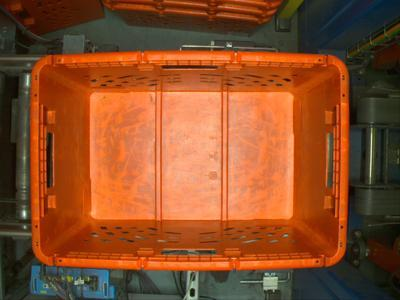
#> input picture data/clean/DT4650596_1522610310977.jpg, 400 x 300 px; its folder holds only this picture in this run
$ jupyter execute --allow-errors 'Обработка на данните.ipynb'
#> lines starting #> are read from the running program, lines starting #| are printed output that depends on the picture; after the words box and inside, x2 and y2 are one past the last pixel; in counts of white or black regions, pixels touching at a corner belong together
Първото, с което ще започнем, е преработване на размера на снимките. Това е техническо изискване, защото вероятно ще изпозлваме модели на tensotflow. Желаният размер е 400 х 300 (широчина х височина). Реализацията е изключително лесна:

[cell 1]
import os
from PIL import Image

def img_resize(path, width, height):

#> called with width = 400, height = 300
	image = Image.open(path)
#> image is the input picture: PIL image 400x300 RGB; mean R, G, B 138.2, 76.6, 40.4

	image = image.resize((width, height))

	image.save(path)

	image.close()

def dir_img_resize(dir, width, height):

	files_names_list = os.listdir(dir)

	for file_name in files_names_list:

		path = dir + file_name

		img_resize(path, width, height)

		print(path) # debug


dir_img_resize("../data/clean/", 400, 300)

#> (the rest of this cell did not finish here and is left out)


dir_img_resize("../data/borderline/", 400, 300)

В снимките, с които разполагаме, има много цветове, което е неудобно за нас. Нашата задача налага фокус само и единствено върху щайгата в снимката, не ни интересува пространството около щайгата. В идеална среда, снимката ще обхваща само щайгата и нищо друго, но в случая, трябва да намерим начин да я изолираме от останалата час от снимката. Ето как изглежда една снимка:

[cell 2]
import os
import matplotlib.image
import matplotlib.pyplot

clean_container = matplotlib.image.imread("../data/clean/" + os.listdir("../data/clean/")[0])

matplotlib.pyplot.imshow(clean_container)

matplotlib.pyplot.axis("off")

matplotlib.pyplot.show()

Забелязва се, че изолирането на щайгата може да се реализира чрез анализ на цветовете на пикселите в снимката. Поради удобства, които ще станат очевидни след малко, ще използваме hsv(hue, saturation, value) формат вместо да разглеждаме rgb.

[cell 3]
import os
import matplotlib.pyplot
import cv2
import numpy

def image_hsv_plot(image_path):

    clean_container = cv2.imread(image_path)

    clean_container_hsv = cv2.cvtColor(clean_container, cv2.COLOR_BGR2HSV) # BGR is RGB
#> clean_container_hsv: shape (300, 400, 3); mean H, S, V 24.5, 167.4, 141.3

    # display the channels

    # hue channel

    hue_image = matplotlib.pyplot.imshow(clean_container_hsv[:, :, 0], "hsv") # let's keep adding new syntax

    matplotlib.pyplot.title("Hue", fontsize = 20)

    matplotlib.pyplot.axis("off")

    matplotlib.pyplot.colorbar(hue_image)

    matplotlib.pyplot.show()
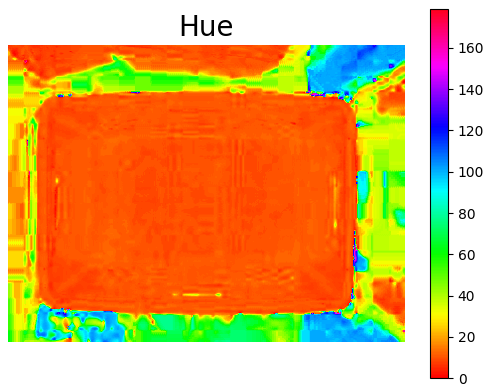
#> figure drawn by matplotlib, 2 panels

    # saturation channel

    saturation_image = matplotlib.pyplot.imshow(clean_container_hsv[:, :, 1], "gray")

    matplotlib.pyplot.title("Saturation", fontsize = 20)

    matplotlib.pyplot.axis("off")

    matplotlib.pyplot.colorbar(saturation_image)

    matplotlib.pyplot.show()
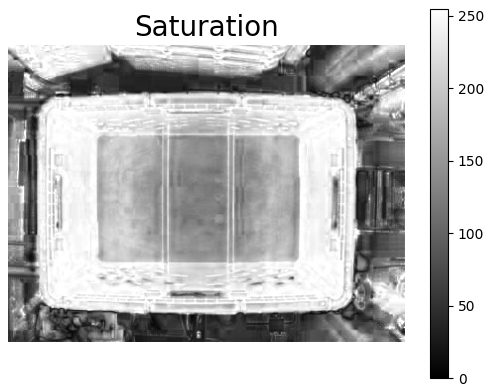
#> figure drawn by matplotlib, 2 panels

    # value channel

    value_image = matplotlib.pyplot.imshow(clean_container_hsv[:, :, 2], "gray")

    matplotlib.pyplot.title("Value", fontsize = 20)

    matplotlib.pyplot.axis("off")

    matplotlib.pyplot.colorbar(value_image)

    matplotlib.pyplot.show()
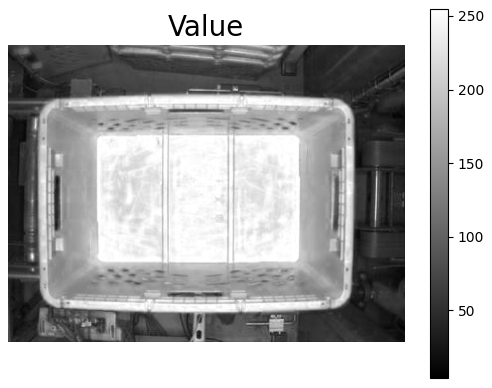
#> figure drawn by matplotlib, 2 panels

image_hsv_plot("../data/clean/" + os.listdir("../data/clean/")[0])

Предимството, което hsv форматът ни предоставя, е възможността да извлечем наситеността на светлината във снимката. Точно над зоната, в която може да има замърсявания, е поставена лампа, и тя свети най - ярко там. Това може да се забележи в снимките горе. Сега освен по цвят, може да изолираме обекти и по това колко са осветени. На база данните, които имаме, можем да съставим маска, чрез която ще направим изолацията и ще изолираме щайгата:

[cell 4]
import os
import matplotlib.pyplot
import cv2
import numpy

# returns image
def container_isolate(image_path):

    container = cv2.imread(image_path)

    container_hsv = cv2.cvtColor(container, cv2.COLOR_BGR2HSV)

    hue = (container_hsv[:, :, 0] < 100) * (container_hsv[:, :, 0] > 3)

    saturation = (container_hsv[:, :, 1] > 70)

    value = (container_hsv[:, :, 2] > 120)

    mask = saturation * value * hue

    container_hsv[:, :, 0] *= mask

    container_hsv[:, :, 1] *= mask

    container_hsv[:, :, 2] *= mask

    container = cv2.cvtColor(container_hsv, cv2.COLOR_HSV2RGB)

    return container

dir_name = "../data/clean/"

files_names = os.listdir(dir_name)

#> (the rest of this cell did not finish here and is left out)

След много опити се установи, че тези стойности най - безопасно изолират контейнера в голямо количество от снимките.
Вече може да се забележи как задачата ни става все по - проста. Следващата стъпка на опростяване е свеждане на снимката до контури, които после може да анализираме.

[cell 5]
import os
import matplotlib.pyplot
import cv2
import numpy

# returns rgb
def container_isolate(image_path):

    image = cv2.imread(image_path)

    image_hsv = cv2.cvtColor(image, cv2.COLOR_BGR2HSV)

    hue = (image_hsv[:, :, 0] < 100) * (image_hsv[:, :, 0] > 3)
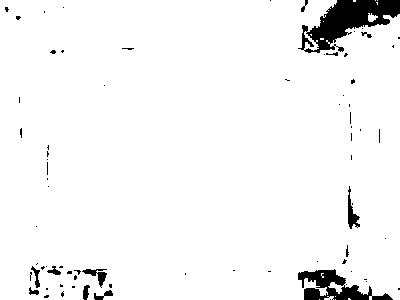
#> hue: shape (300, 400) bool; 95.8% white; 75 black regions (62 under 20 px), largest, box (x1, y1, x2, y2) and area: (298, 0, 400, 53) 2515, (298, 269, 393, 300) 1289, (348, 186, 360, 229) 208

    saturation = (image_hsv[:, :, 1] > 70)
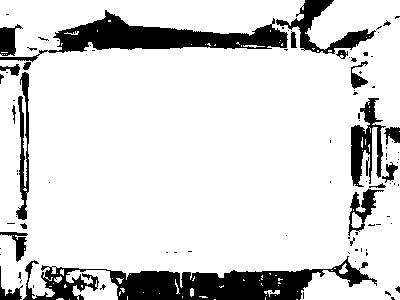
#> saturation: shape (300, 400) bool; 84.7% white; 94 black regions (71 under 20 px), largest, box (x1, y1, x2, y2) and area: (23, 256, 377, 300) 6834, (0, 10, 288, 62) 4869, (276, 0, 376, 54) 1427

    value = (image_hsv[:, :, 2] > 120)
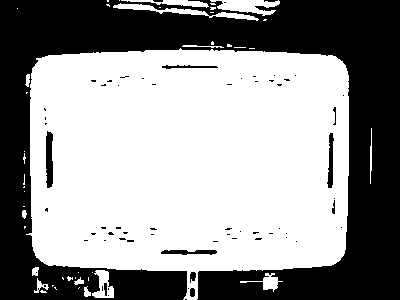
#> value: shape (300, 400) bool; 58.5% white; 66 black regions (55 under 20 px), largest, box (x1, y1, x2, y2) and area: (0, 0, 400, 300) 48399, (46, 131, 53, 188) 347, (327, 133, 334, 188) 235

    mask = saturation * value * hue
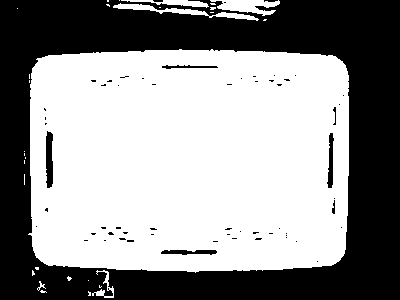
#> mask: shape (300, 400) bool; 57.6% white; 60 black regions (52 under 20 px), largest, box (x1, y1, x2, y2) and area: (0, 0, 400, 300) 49646, (46, 131, 53, 188) 347, (327, 133, 334, 188) 235

    image_hsv[:, :, 0] *= mask
#> image_hsv: shape (300, 400, 3); mean H, S, V 6, 167.4, 141.3

    image_hsv[:, :, 1] *= mask
#> image_hsv: shape (300, 400, 3); mean H, S, V 6, 119.6, 141.3

    image_hsv[:, :, 2] *= mask
#> image_hsv: shape (300, 400, 3); mean H, S, V 6, 119.6, 116

    container = cv2.cvtColor(image_hsv, cv2.COLOR_HSV2RGB)
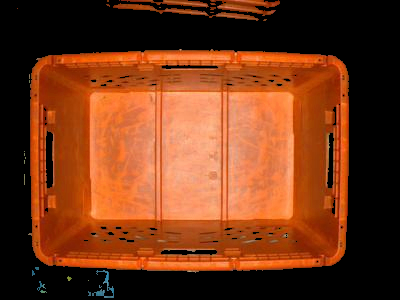
#> container: shape (300, 400, 3); mean R, G, B 115.8, 55.2, 24

    return container

def edges_detect(container):

    processed_container = cv2.GaussianBlur(cv2.cvtColor(container, cv2.COLOR_RGB2GRAY), (3, 3), 0)
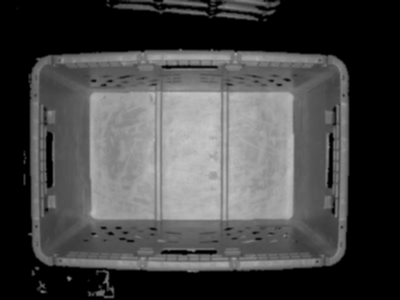
#> processed_container: shape (300, 400); min 0, max 200, mean 69.8

    # canny edge detection

    median = numpy.median(processed_container)
#> median = 78

    lower = int(max(0, 0.66 * median))
#> lower = 51

    upper = int(min(255, 1.33 * median))
#> upper = 103

    container_edges = cv2.Canny(image = processed_container, threshold1 = lower, threshold2 = upper)
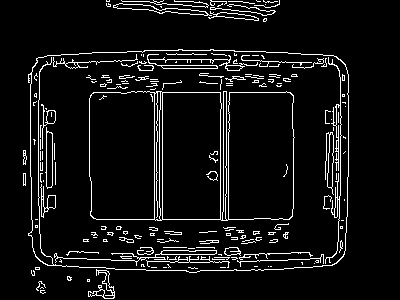
#> container_edges: shape (300, 400); 7% white in thin lines or dots, all inside (x1, y1, x2, y2) = (23, 0, 349, 299)

    return container_edges

dir_name = "../data/clean/"

files_names = os.listdir(dir_name)

files_count = len(files_names)

#> (the rest of this cell did not finish here and is left out)
